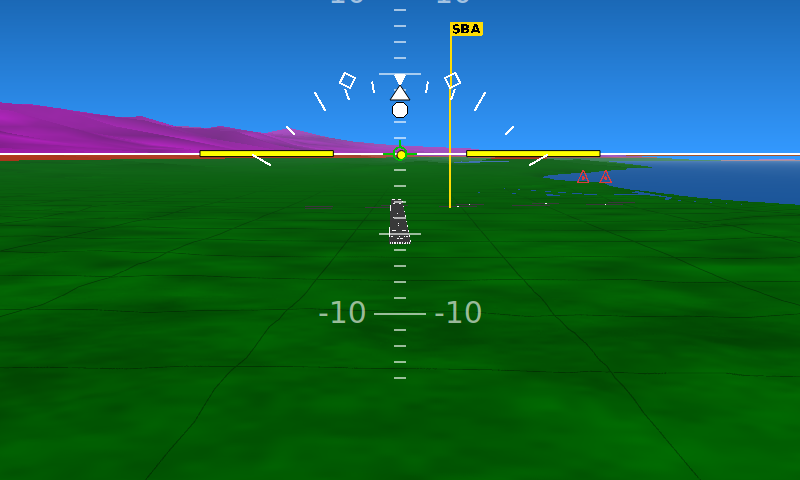
#> input picture docs/aer-1799-evidence/baseline_hp68_800x480.png, 800 x 480 px
$ python measure_ladder_extent.py
#> lines starting #> are read from the running program, lines starting #| are printed output that depends on the picture
import sys
import numpy as np
from PIL import Image

def load(path):
#> called with path = 'baseline_hp68_800x480.png'
    im = Image.open(path).convert("RGB")
    return np.asarray(im).astype(np.float32)

def ladder_extent(path, h, ppd, horizon_y, band=(360, 440), clean=(80, 180),
                   ymin=0, ymax=None):
    """Row-by-row: is there a ladder mark (tick/text) at this row that
    isn't present in the clean background band? Returns the furthest
    |pitch degrees from current pitch (0)| where a mark is still found,
    separately above and below the horizon."""
    arr = load(path)
    H, W, _ = arr.shape
#> H = 480; W = 800
    ymax = ymax or H
#> ymax = 480
    band_px = arr[:, band[0]:band[1], :]
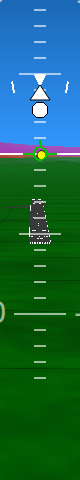
#> band_px: shape (480, 80, 3) float32; mean R, G, B 25, 103.4, 76.6
    clean_px = arr[:, clean[0]:clean[1], :]
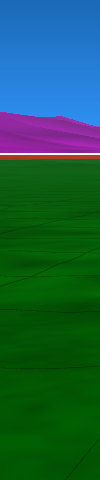
#> clean_px: shape (480, 100, 3) float32; mean R, G, B 24.7, 93.4, 68.1
    # per-row std across the band vs the clean reference column set;
    # a ladder tick/text row has much higher local variance than sky/terrain fill
    band_std = band_px.std(axis=(1, 2))
#> band_std = 480 values, max 105.9 at index 154, min 30.49 at index 220, mean 52.85
    clean_std = clean_px.std(axis=(1, 2))
#> clean_std = 480 values, max 77.98 at index 111, min 0 at index 153, mean 48.2
    signal = band_std - clean_std
#> signal = 480 values, max 105.9 at index 154, min -12.45 at index 158, mean 4.65
    thresh = max(3.0, np.percentile(signal[ymin:ymax], 60))
#> thresh = 3
    marked_rows = np.where(signal[ymin:ymax] > thresh)[0] + ymin
#> marked_rows = 157 values from 9 to 456

    up_rows = marked_rows[marked_rows < horizon_y]
#> up_rows = 70 values from 9 to 153
    down_rows = marked_rows[marked_rows > horizon_y]
#> down_rows = 87 values from 154 to 456

    up_deg = (horizon_y - up_rows.min()) / ppd if len(up_rows) else 0.0
#> up_deg = 9.04
    down_deg = (down_rows.max() - horizon_y) / ppd if len(down_rows) else 0.0
#> down_deg = 18.9
    return up_deg, down_deg, thresh, len(marked_rows)

if __name__ == "__main__":
    H = 480
    cases = [
        ("baseline_hp68_800x480.png", H / 30.0, H/2 - (0.68-0.5)*H, "baseline pitchDegreesShown=30, hp=68"),
        ("decouple_v2_hp50_800x480.png", H / 50.0, H/2 - (0.50-0.5)*H, "decouple-v2 pitchDegreesShown=50, hp=50"),
        ("decouple_v2_hp68_800x480.png", H / 50.0, H/2 - (0.68-0.5)*H, "decouple-v2 pitchDegreesShown=50, hp=68"),
    ]
    for fname, ppd, horizon_y, label in cases:
        up, down, thresh, n = ladder_extent(fname, H, ppd, horizon_y)
#> up = 9.04; down = 18.9; thresh = 3; n = 157
        print(f"{label:45s} ppd={ppd:5.2f} horizon_y={horizon_y:6.1f}  "
              f"up={up:5.1f} deg  down={down:5.1f} deg  (thresh={thresh:.1f}, n_rows={n})")
#| baseline pitchDegreesShown=30, hp=68          ppd=16.00 horizon_y= 153.6  up=  9.0 deg  down= 18.9 deg  (thresh=3.0, n_rows=157)
#> pass 2 of the loop `for fname, ppd, horizon_y, label in cases:`:
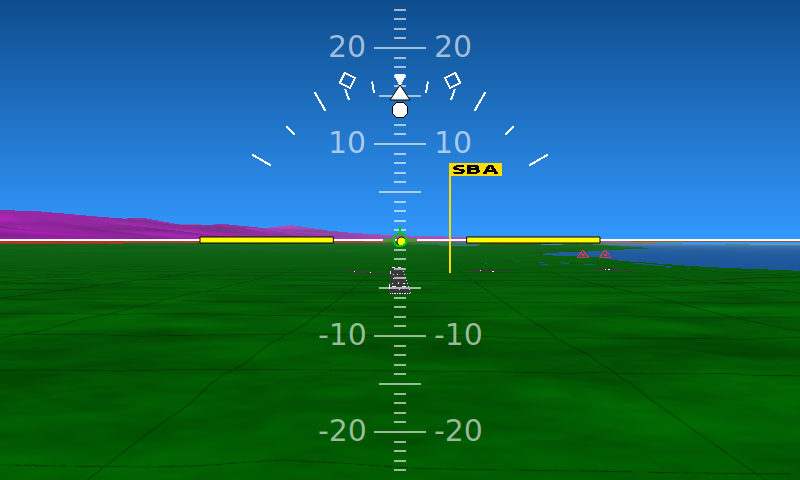
#> input picture docs/aer-1799-evidence/decouple_v2_hp50_800x480.png, 800 x 480 px
#> in ladder_extent (call 2), `band_px = arr[:, band[0]:band[1], :]`:
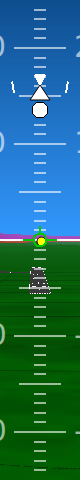
#> band_px: shape (480, 80, 3) float32; mean R, G, B 30.1, 107.7, 106.7
#> in ladder_extent (call 2), `clean_px = arr[:, clean[0]:clean[1], :]`:
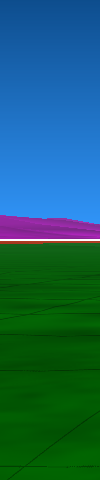
#> clean_px: shape (480, 100, 3) float32; mean R, G, B 23.5, 97.7, 98.2
#> band_std = 480 values, max 106.4 at index 239, min 30.36 at index 302, mean 58.29
#> clean_std = 480 values, max 79.61 at index 209, min 0 at index 239, mean 52.57
#> signal = 480 values, max 106.4 at index 239, min -12.34 at index 144, mean 5.72
#> marked_rows = 180 values from 9 to 470
#> up_rows = 75 values from 9 to 239
#> down_rows = 104 values from 243 to 470
#> up_deg = 24.06
#> down_deg = 23.96
#> up = 24.06; down = 23.96; n = 180
#| decouple-v2 pitchDegreesShown=50, hp=50       ppd= 9.60 horizon_y= 240.0  up= 24.1 deg  down= 24.0 deg  (thresh=3.0, n_rows=180)
#> pass 3 of the loop `for fname, ppd, horizon_y, label in cases:`:
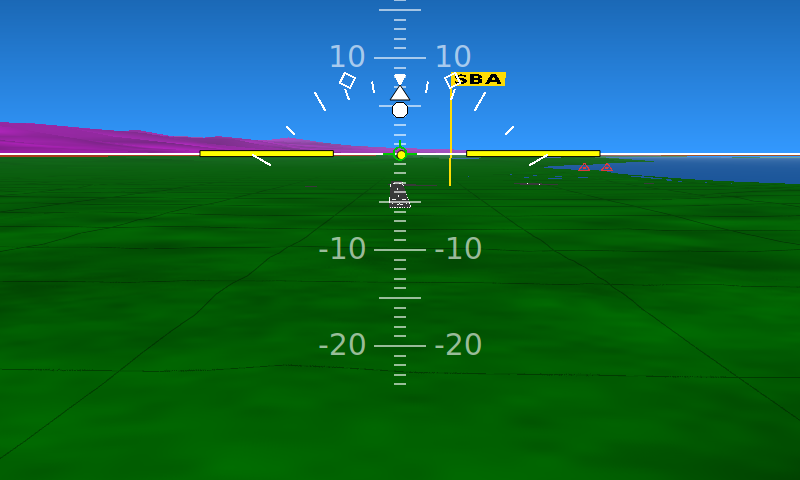
#> input picture docs/aer-1799-evidence/decouple_v2_hp68_800x480.png, 800 x 480 px
#> in ladder_extent (call 3), `band_px = arr[:, band[0]:band[1], :]`:
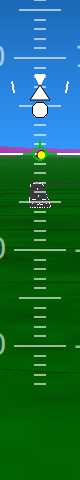
#> band_px: shape (480, 80, 3) float32; mean R, G, B 25.1, 107.2, 76.6
#> in ladder_extent (call 3), `clean_px = arr[:, clean[0]:clean[1], :]`:
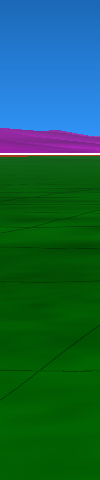
#> clean_px: shape (480, 100, 3) float32; mean R, G, B 20, 98.5, 69.1
#> band_std = 480 values, max 105.9 at index 154, min 27.72 at index 229, mean 55.09
#> clean_std = 480 values, max 79.61 at index 123, min 0 at index 153, mean 50.15
#> signal = 480 values, max 105.9 at index 154, min -15.81 at index 229, mean 4.93
#> marked_rows = 163 values from 0 to 384
#> up_rows = 61 values from 0 to 153
#> down_rows = 102 values from 154 to 384
#> up_deg = 16
#> down_deg = 24
#> up = 16; down = 24; n = 163
#| decouple-v2 pitchDegreesShown=50, hp=68       ppd= 9.60 horizon_y= 153.6  up= 16.0 deg  down= 24.0 deg  (thresh=3.0, n_rows=163)
